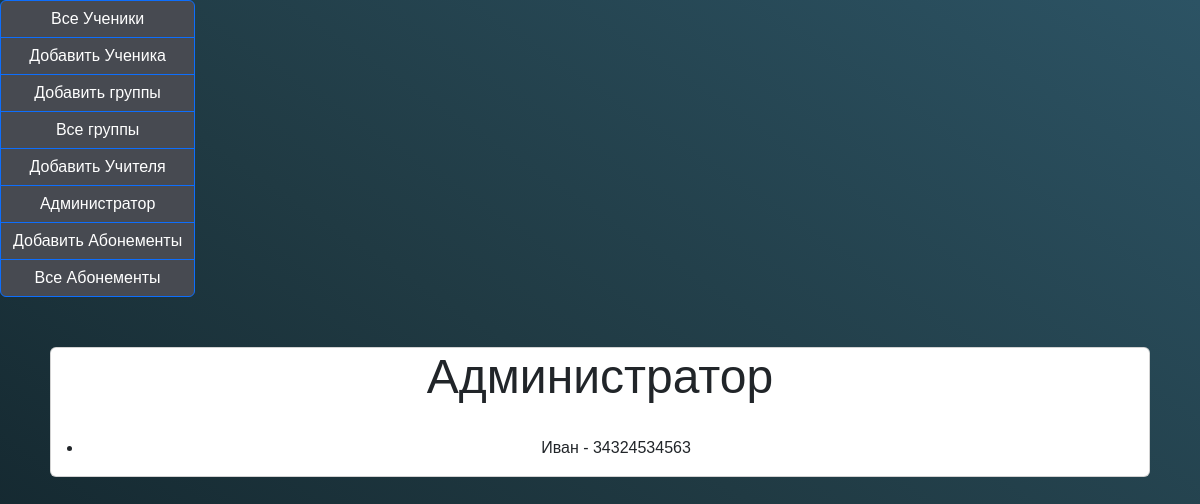
The page /admin_list/ on the database as committed earlier.
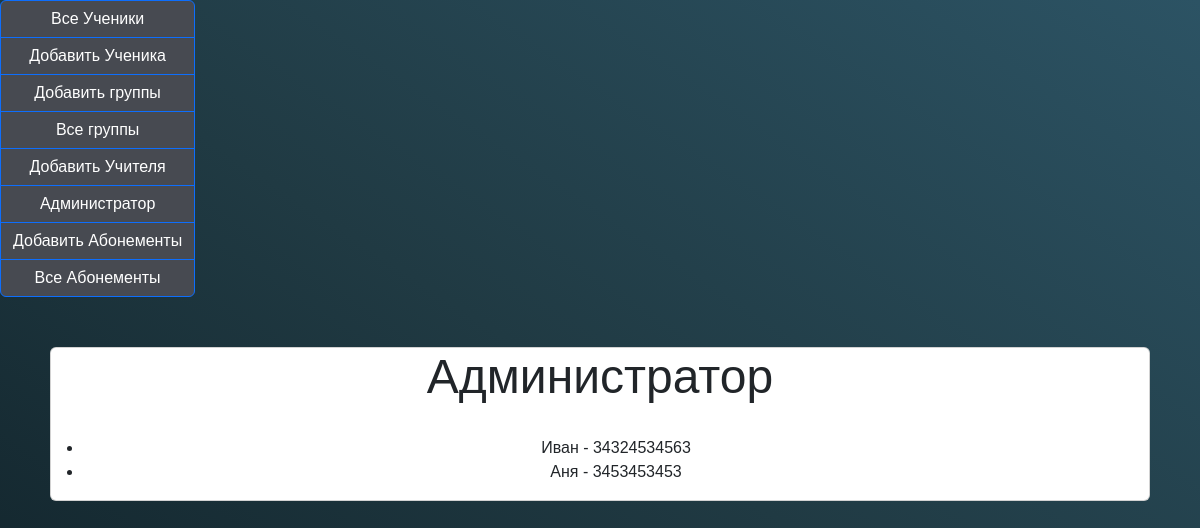
The same page on the database as committed later.
### myapp/models.py (models this page shows)
class Administrator(models.Model):
    full_name = models.CharField(max_length=255)
    phone_number = models.CharField(max_length=20)

### myapp/views.py (the view)
# urls.py: path('admin_list/', admin_list, name='admin_list'),
def admin_list(request):
    admins = Administrator.objects.all()
    return render(request, 'admin_list.html', {'admins': admins})

### myapp/templates/admin_list.html
{% extends 'base.html' %}
{% block content %}
<div class="container">
    <div class="card">
      <h1>Администратор</h1>
      <ul>
        {% for admin in admins %}
          <li>{{ admin.full_name }} - {{ admin.phone_number }}</li>
        {% empty %}
          <li>No admins yet.</li>
        {% endfor %}
      </ul>
    </div>
</div>
{% endblock %}

Rows that differ between the two databases and show on the page:
added Administrator: full_name "Аня", phone_number "3453453453"
